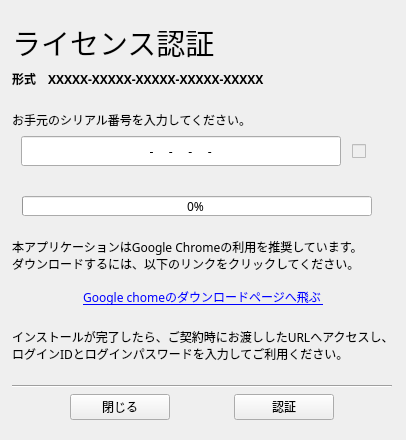
<?xml version="1.0" encoding="UTF-8"?>
<ui version="4.0">
 <class>MainWindow</class>
 <widget class="QMainWindow" name="MainWindow">
  <property name="enabled">
   <bool>true</bool>
  </property>
  <property name="geometry">
   <rect>
    <x>0</x>
    <y>0</y>
    <width>406</width>
    <height>440</height>
   </rect>
  </property>
  <property name="maximumSize">
   <size>
    <width>500</width>
    <height>600</height>
   </size>
  </property>
  <property name="font">
   <font>
    <family>MigMix 1M</family>
   </font>
  </property>
  <property name="windowTitle">
   <string>シリアル番号の入力</string>
  </property>
  <property name="styleSheet">
   <string notr="true"/>
  </property>
  <property name="iconSize">
   <size>
    <width>0</width>
    <height>0</height>
   </size>
  </property>
  <widget class="QWidget" name="centralWidget">
   <property name="sizePolicy">
    <sizepolicy hsizetype="Preferred" vsizetype="Preferred">
     <horstretch>0</horstretch>
     <verstretch>0</verstretch>
    </sizepolicy>
   </property>
   <property name="maximumSize">
    <size>
     <width>400</width>
     <height>600</height>
    </size>
   </property>
   <property name="autoFillBackground">
    <bool>false</bool>
   </property>
   <property name="styleSheet">
    <string notr="true"/>
   </property>
   <widget class="QWidget" name="formLayoutWidget">
    <property name="geometry">
     <rect>
      <x>10</x>
      <y>10</y>
      <width>384</width>
      <height>421</height>
     </rect>
    </property>
    <layout class="QGridLayout" name="mainGridLayout">
     <property name="leftMargin">
      <number>2</number>
     </property>
     <property name="rightMargin">
      <number>2</number>
     </property>
     <item row="5" column="0" rowspan="2">
      <layout class="QHBoxLayout" name="horizontalLayout_2">
       <item>
        <spacer name="horizontalSpacer_3">
         <property name="orientation">
          <enum>Qt::Horizontal</enum>
         </property>
         <property name="sizeType">
          <enum>QSizePolicy::Fixed</enum>
         </property>
         <property name="sizeHint" stdset="0">
          <size>
           <width>10</width>
           <height>20</height>
          </size>
         </property>
        </spacer>
       </item>
       <item alignment="Qt::AlignLeft">
        <widget class="QProgressBar" name="decorativeProgressBar">
         <property name="sizePolicy">
          <sizepolicy hsizetype="Expanding" vsizetype="Fixed">
           <horstretch>0</horstretch>
           <verstretch>0</verstretch>
          </sizepolicy>
         </property>
         <property name="minimumSize">
          <size>
           <width>350</width>
           <height>0</height>
          </size>
         </property>
         <property name="maximumSize">
          <size>
           <width>320</width>
           <height>20</height>
          </size>
         </property>
         <property name="value">
          <number>0</number>
         </property>
         <property name="textVisible">
          <bool>true</bool>
         </property>
         <property name="invertedAppearance">
          <bool>false</bool>
         </property>
         <property name="format">
          <string>%p% </string>
         </property>
        </widget>
       </item>
      </layout>
     </item>
     <item row="8" column="0">
      <widget class="QLabel" name="downloadLabel">
       <property name="maximumSize">
        <size>
         <width>400</width>
         <height>40</height>
        </size>
       </property>
       <property name="font">
        <font>
         <family>MigMix 1M</family>
        </font>
       </property>
       <property name="text">
        <string>&lt;a href=&quot;https://www.google.com/chrome?brand=CHMO#eula&quot;&gt; Google chomeのダウンロードページへ飛ぶ &lt;/a&gt;&lt;br&gt;</string>
       </property>
       <property name="textFormat">
        <enum>Qt::RichText</enum>
       </property>
       <property name="scaledContents">
        <bool>false</bool>
       </property>
       <property name="alignment">
        <set>Qt::AlignCenter</set>
       </property>
       <property name="openExternalLinks">
        <bool>true</bool>
       </property>
      </widget>
     </item>
     <item row="12" column="0">
      <layout class="QGridLayout" name="gridLayout"/>
     </item>
     <item row="1" column="0">
      <widget class="QLabel" name="formatLabel">
       <property name="maximumSize">
        <size>
         <width>380</width>
         <height>30</height>
        </size>
       </property>
       <property name="font">
        <font>
         <family>MigMix 1M</family>
         <pointsize>9</pointsize>
         <weight>75</weight>
         <bold>true</bold>
        </font>
       </property>
       <property name="text">
        <string>形式　XXXXX-XXXXX-XXXXX-XXXXX-XXXXX</string>
       </property>
      </widget>
     </item>
     <item row="4" column="0">
      <spacer name="verticalSpacer">
       <property name="orientation">
        <enum>Qt::Vertical</enum>
       </property>
       <property name="sizeHint" stdset="0">
        <size>
         <width>20</width>
         <height>40</height>
        </size>
       </property>
      </spacer>
     </item>
     <item row="10" column="0">
      <widget class="Line" name="line">
       <property name="orientation">
        <enum>Qt::Horizontal</enum>
       </property>
      </widget>
     </item>
     <item row="11" column="0">
      <layout class="QHBoxLayout" name="horizontalLayout">
       <item>
        <widget class="QPushButton" name="closePushButton">
         <property name="maximumSize">
          <size>
           <width>100</width>
           <height>30</height>
          </size>
         </property>
         <property name="font">
          <font>
           <family>MigMix 1M</family>
          </font>
         </property>
         <property name="text">
          <string>閉じる</string>
         </property>
        </widget>
       </item>
       <item>
        <widget class="QPushButton" name="releasePushButton">
         <property name="enabled">
          <bool>true</bool>
         </property>
         <property name="maximumSize">
          <size>
           <width>100</width>
           <height>30</height>
          </size>
         </property>
         <property name="font">
          <font>
           <family>MigMix 1M</family>
           <weight>50</weight>
           <bold>false</bold>
          </font>
         </property>
         <property name="text">
          <string>認証</string>
         </property>
        </widget>
       </item>
      </layout>
     </item>
     <item row="0" column="0">
      <widget class="QLabel" name="titleLabel">
       <property name="maximumSize">
        <size>
         <width>380</width>
         <height>50</height>
        </size>
       </property>
       <property name="font">
        <font>
         <family>メイリオ</family>
         <pointsize>22</pointsize>
        </font>
       </property>
       <property name="text">
        <string>ライセンス認証</string>
       </property>
       <property name="textFormat">
        <enum>Qt::RichText</enum>
       </property>
      </widget>
     </item>
     <item row="3" column="0">
      <layout class="QHBoxLayout" name="inputHorizontalLayout">
       <property name="spacing">
        <number>2</number>
       </property>
       <property name="sizeConstraint">
        <enum>QLayout::SetDefaultConstraint</enum>
       </property>
       <item>
        <widget class="QLineEdit" name="serialLineEdit">
         <property name="enabled">
          <bool>true</bool>
         </property>
         <property name="sizePolicy">
          <sizepolicy hsizetype="Ignored" vsizetype="Fixed">
           <horstretch>0</horstretch>
           <verstretch>0</verstretch>
          </sizepolicy>
         </property>
         <property name="minimumSize">
          <size>
           <width>320</width>
           <height>30</height>
          </size>
         </property>
         <property name="maximumSize">
          <size>
           <width>320</width>
           <height>30</height>
          </size>
         </property>
         <property name="font">
          <font>
           <family>MigMix 1M</family>
          </font>
         </property>
         <property name="mouseTracking">
          <bool>false</bool>
         </property>
         <property name="focusPolicy">
          <enum>Qt::ClickFocus</enum>
         </property>
         <property name="contextMenuPolicy">
          <enum>Qt::NoContextMenu</enum>
         </property>
         <property name="acceptDrops">
          <bool>false</bool>
         </property>
         <property name="layoutDirection">
          <enum>Qt::LeftToRight</enum>
         </property>
         <property name="autoFillBackground">
          <bool>false</bool>
         </property>
         <property name="inputMethodHints">
          <set>Qt::ImhNone</set>
         </property>
         <property name="inputMask">
          <string>NNNNN-NNNNN-NNNNN-NNNNN-NNNNN; </string>
         </property>
         <property name="text">
          <string>----</string>
         </property>
         <property name="maxLength">
          <number>29</number>
         </property>
         <property name="frame">
          <bool>true</bool>
         </property>
         <property name="cursorPosition">
          <number>29</number>
         </property>
         <property name="alignment">
          <set>Qt::AlignCenter</set>
         </property>
         <property name="readOnly">
          <bool>false</bool>
         </property>
         <property name="placeholderText">
          <string/>
         </property>
         <property name="cursorMoveStyle">
          <enum>Qt::LogicalMoveStyle</enum>
         </property>
         <property name="clearButtonEnabled" stdset="0">
          <bool>false</bool>
         </property>
        </widget>
       </item>
       <item>
        <widget class="QCheckBox" name="serialCheckBox">
         <property name="enabled">
          <bool>false</bool>
         </property>
         <property name="maximumSize">
          <size>
           <width>30</width>
           <height>30</height>
          </size>
         </property>
         <property name="text">
          <string/>
         </property>
         <property name="checkable">
          <bool>true</bool>
         </property>
        </widget>
       </item>
      </layout>
     </item>
     <item row="2" column="0">
      <widget class="QLabel" name="explainLabel">
       <property name="minimumSize">
        <size>
         <width>380</width>
         <height>12</height>
        </size>
       </property>
       <property name="maximumSize">
        <size>
         <width>400</width>
         <height>60</height>
        </size>
       </property>
       <property name="font">
        <font>
         <family>MigMix 1M</family>
         <pointsize>9</pointsize>
        </font>
       </property>
       <property name="text">
        <string>&lt;br&gt;お手元のシリアル番号を入力してください。&lt;br&gt;シリアルを入力したら「認証」ボタンを押してください。</string>
       </property>
       <property name="textFormat">
        <enum>Qt::RichText</enum>
       </property>
      </widget>
     </item>
     <item row="9" column="0">
      <widget class="QLabel" name="message2Label">
       <property name="maximumSize">
        <size>
         <width>400</width>
         <height>60</height>
        </size>
       </property>
       <property name="font">
        <font>
         <pointsize>9</pointsize>
        </font>
       </property>
       <property name="frameShape">
        <enum>QFrame::NoFrame</enum>
       </property>
       <property name="frameShadow">
        <enum>QFrame::Plain</enum>
       </property>
       <property name="text">
        <string>インストールが完了したら、ご契約時にお渡ししたURLへアクセスし、&lt;br&gt;ログインIDとログインパスワードを入力してご利用ください。&lt;br&gt;</string>
       </property>
       <property name="textFormat">
        <enum>Qt::RichText</enum>
       </property>
      </widget>
     </item>
     <item row="7" column="0">
      <widget class="QLabel" name="message1Label">
       <property name="maximumSize">
        <size>
         <width>400</width>
         <height>60</height>
        </size>
       </property>
       <property name="font">
        <font>
         <pointsize>9</pointsize>
        </font>
       </property>
       <property name="text">
        <string>&lt;br&gt;本アプリケーションはGoogle Chromeの利用を推奨しています。&lt;br&gt;ダウンロードするには、以下のリンクをクリックしてください。&lt;br&gt;</string>
       </property>
       <property name="textFormat">
        <enum>Qt::RichText</enum>
       </property>
      </widget>
     </item>
    </layout>
   </widget>
  </widget>
 </widget>
 <layoutdefault spacing="6" margin="11"/>
 <resources/>
 <connections/>
</ui>
